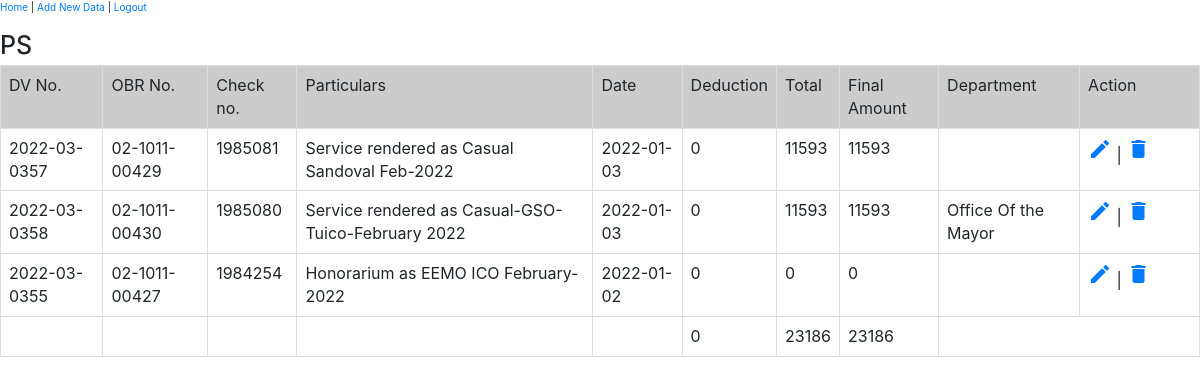
/view.php (signed in), run on the app's committed database.
### tables this page shows
CREATE TABLE `products` (
  `id` int(11) NOT NULL,
  `name` varchar(100) NOT NULL,
  `qty` int(5) NOT NULL,
  `price` decimal(10,2) NOT NULL,
  `dvno` varchar(48) NOT NULL,
  `obrno` varchar(48) NOT NULL,
  `checkno` int(48) NOT NULL,
  `particulars` varchar(200) NOT NULL,
  `dates` date NOT NULL,
  `deduction` int(14) NOT NULL,
  `total` int(12) NOT NULL,
  `department` varchar(100) NOT NULL,
  `login_id` int(11) NOT NULL
);

### view.php (the view, shortened to what this page needs)
<?php
include_once("connection.php");
$result = mysqli_query($mysqli, "SELECT * FROM products WHERE login_id=".$_SESSION['id']." ORDER BY id DESC");
?>
<html>
<head>
<link rel="stylesheet" href="https://maxcdn.bootstrapcdn.com/font-awesome/4.7.0/css/font-awesome.min.css">
<link rel="stylesheet" href="https://maxcdn.bootstrapcdn.com/bootstrap/3.3.7/css/bootstrap.min.css">
<link rel="stylesheet" href="https://cdn.jsdelivr.net/npm/bootstrap@4.0.0/dist/css/bootstrap.min.css">
</head>
<body>
<a href="index.php">Home</a> | <a href="add.html">Add New Data</a> | <a href="logout.php">Logout</a>
<br/><br/>
<strong><h1>PS</h1></strong>
<table class="table table-bordered">
    <tr bgcolor='#CCCCCC'>
        <td>DV No.</td>
        <td>OBR No.</td>
        <td>Check no.</td>
        <td>Particulars</td>
        <td>Date</td>
        <td>Deduction</td>
        <td>Total</td>
        <td>Final Amount</td>
        <td>Department</td>
        <td style="width: 10%">Action</td>
    </tr>
    <?php
    while($res = mysqli_fetch_array($result)) {
        echo "<tr>";
        echo "<td>".$res['dvno']."</td>";
        echo "<td>".$res['obrno']."</td>";
        echo "<td>".$res['checkno']."</td>";
        echo "<td>".$res['particulars']."</td>";
        echo "<td>".$res['dates']."</td>";
        echo "<td>".$res['deduction']."</td>";
        echo "<td>".$res['total']."</td>";
        echo "<td>".$res['total'] - $res['deduction']."</td>";
        echo "<td>".$res['department']."</td>";
        echo "<td><a href=\"edit.php?id=$res[id]\" data-toggle='tooltip'><i class='material-icons'>&#xE254;</i></a> | <a href=\"delete.php?id=$res[id]\" data-toggle='tooltip' onClick=\"return confirm('Are you sure you want to delete?')\">  <i class='material-icons'>&#xE872;</i></a></td>";
    }
    echo"<tr></tr><td></td> <td></td><td></td><td></td><td></td>";
    $results1 = mysqli_query($mysqli, "SELECT sum(deduction) FROM products");
    while($rows = mysqli_fetch_array($results1)){
    echo "<td>".$rows['sum(deduction)']."</td>";
}
    $results = mysqli_query($mysqli, "SELECT sum(total) FROM products");
    while($rows = mysqli_fetch_array($results)){
    echo "<td>".$rows['sum(total)']."</td>";
}
$results = mysqli_query($mysqli, "SELECT  (SUM(total)-SUM(deduction)) AS Total1
FROM products   ");
    while($rows = mysqli_fetch_array($results)){
    echo "<td>".$rows['Total1']."</td>";
}
    ?>
</table>
</body>
</html>

### data on the page
products: dvno "2022-03-0357", obrno "02-1011-00429", checkno "1985081", particulars "Service rendered as Casual Sandoval Feb-2022", dates "2022-01-03", deduction "0", total "11593", $res['total']-$res['deduction'] "11593"
products: dvno "2022-03-0358", obrno "02-1011-00430", checkno "1985080", particulars "Service rendered as Casual-GSO-Tuico-February 2022", dates "2022-01-03", deduction "0", total "11593", $res['total']-$res['deduction'] "11593", department "Office Of the Mayor"
products: dvno "2022-03-0355", obrno "02-1011-00427", checkno "1984254", particulars "Honorarium as EEMO ICO February-2022", dates "2022-01-02", deduction "0", total "0", $res['total']-$res['deduction'] "0"

### other printed values
$rows['sum(deduction)'] "0"
$rows['sum(total)'] "23186"
$rows['Total1'] "23186"
